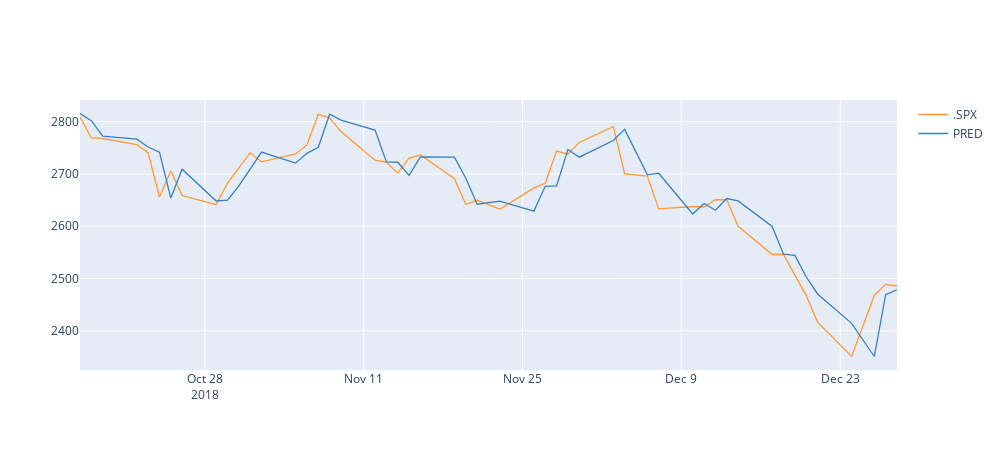
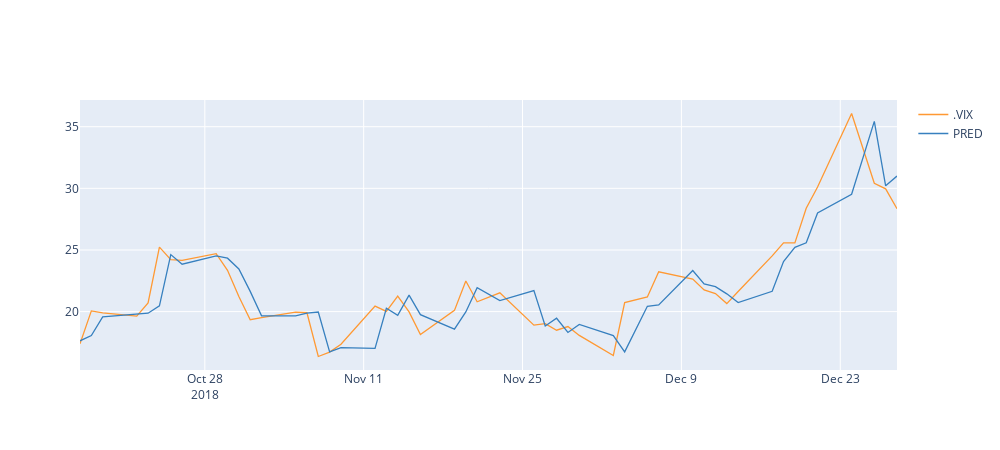
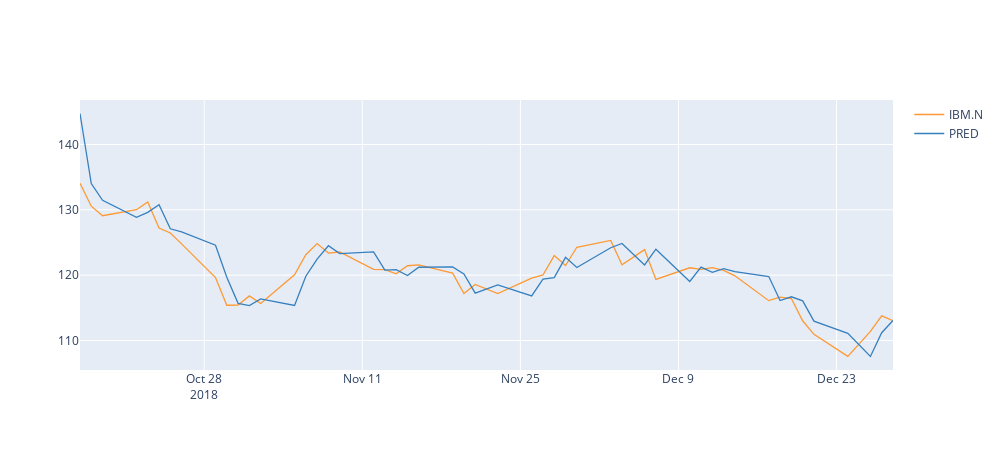
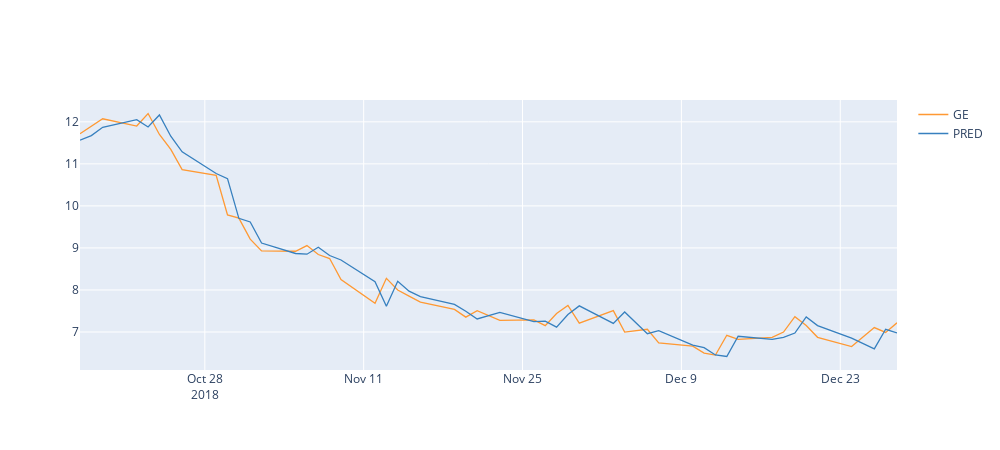

Notebook code for these charts, in order:
### Markdown cell above
### Comparing the original time series with the OLS predicted one
The predicted prices are almost the prices from the day before.

### Code cell
for ric in RICs:
    res = pd.DataFrame(dfs[ric][ric]) # pick the data frame of the original time series
    res['PRED'] = np.dot(dfs[ric][cols], regs[ric])  # creates the "prediction" values
    layout1 = cf.Layout(height=450,width=1000)# Define a Layout with desired height and width
    res.iloc[-50:].iplot(layout=layout1) # plot the graph
